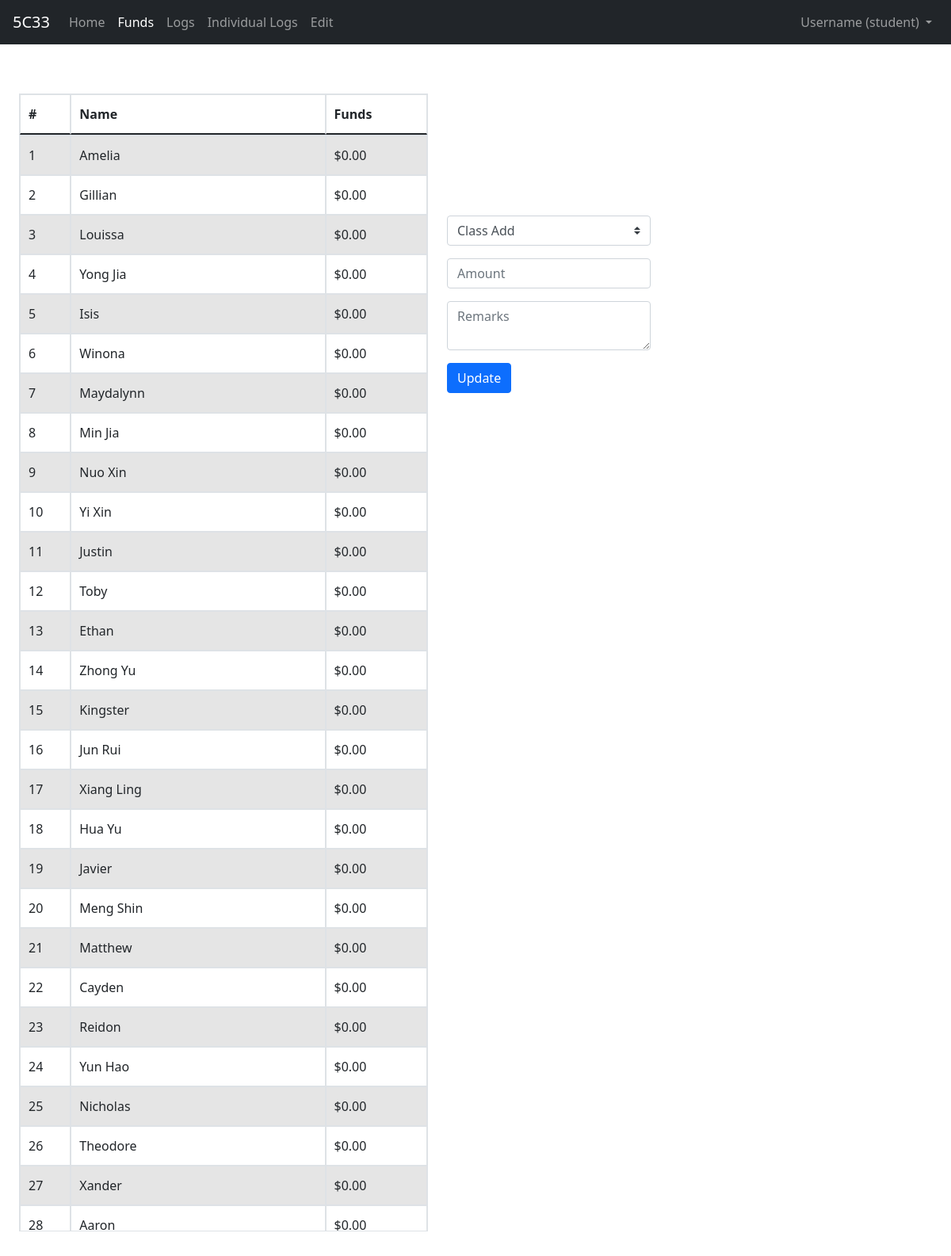
Page /funds on the earlier database version.
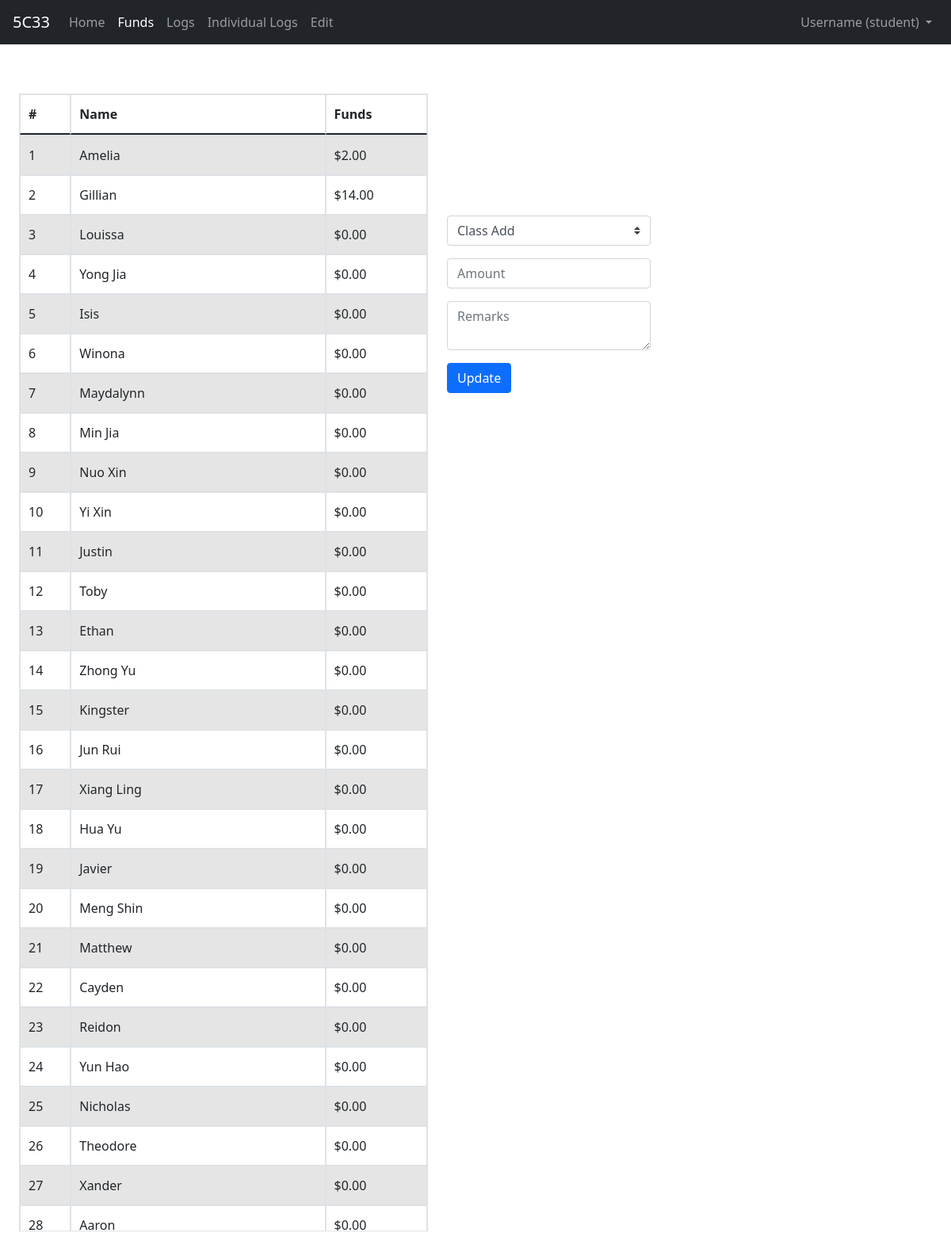
Same page on the later database version.
### tables this page shows
CREATE TABLE class_funds (id INT, name TEXT, funds INT);

### app.py (the view, shortened to what this page needs)
@app.route("/funds", methods=["GET", "POST"])
def funds():
    form = UpdateFundForm()
    with sqlite3.connect("class_funds.db") as con:
        con.row_factory = sqlite3.Row
        cur = con.cursor()
    funds = cur.execute("SELECT * FROM class_funds").fetchall()
    return render_template("class_funds.html", form=form, funds=funds, groups=GROUPS, names=NAMES)

### app.py
class UpdateFundForm(FlaskForm):
    group = SelectField("Select a group", choices=[(sbj, sbj) for sbj in GROUPS], validators=[DataRequired()], render_kw={'onchange': 'getOption()'})
    indiv = SelectField("Select a student", choices=[(name, name) for name in NAMES])
    amt = DecimalField("Amount", validators=[DataRequired()], render_kw={'placeholder': 'Amount'})
    rmks = TextAreaField("Remarks", validators=[Length(min=0, max=100)], render_kw={'placeholder': 'Remarks'})
    submit = SubmitField("Update")

### templates/class_funds.html (shortened to what this page needs)
{% extends "layout.html" %}
{% block onload %}
onload="getOption()"
{% endblock %}
{% block body %}
<div id="funds_table">
    <table id="fixed_header" class="table-striped table table-bordered">
        <thead>
            <tr>
                <th>#</th>
                <th>Name</th>
                <th>Funds</th>
            </tr>
        </thead>
        <tbody>
            {% for fund in funds %}
            <tr>
                <td>{{ fund["id"] }}</td>
                <td>{{ fund["name"] }}</td>
                <td>{{ "${:.2f}".format(fund["funds"]/100) }}</td>
            </tr>
            {% endfor %}
        </tbody>
    </table>
</div>
<div class="submission">
    <form action="/funds" method="post" class="form">
        <div class="form-group d-sm-flex">
            <select id="group" name="group" onchange="getOption()" class="custom-select">
                {% for option in form.group %}
                    {{ option }}
                {% endfor %}
            </select>
        </div>
        <div class="form-group d-sm-flex">
            {{ form.amt(class_="form-control") }}
        </div>
        <div class="form-group">
            {{ form.rmks(class_="form-control") }}
        </div>
        <div class="form-group">
            {{ form.submit(class_="btn btn-primary") }}
        </div>
    </form>
</div>
{% endblock %}

Differences in the rows shown:
changed class_funds "Amelia": fund['funds']/100 "$0.00" → "$2.00"
changed class_funds "Gillian": fund['funds']/100 "$0.00" → "$14.00"
